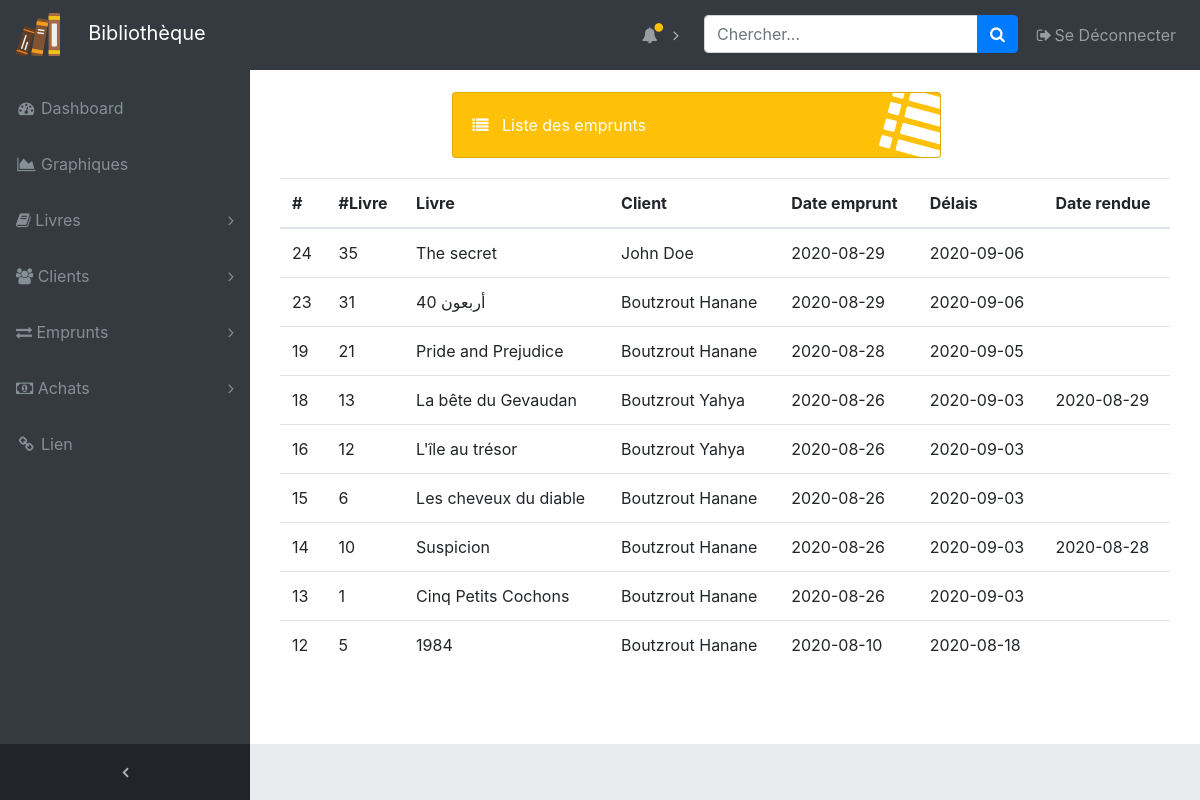
/admin/liste_emprunts.php (signed in), run on an earlier commit of the app's database.
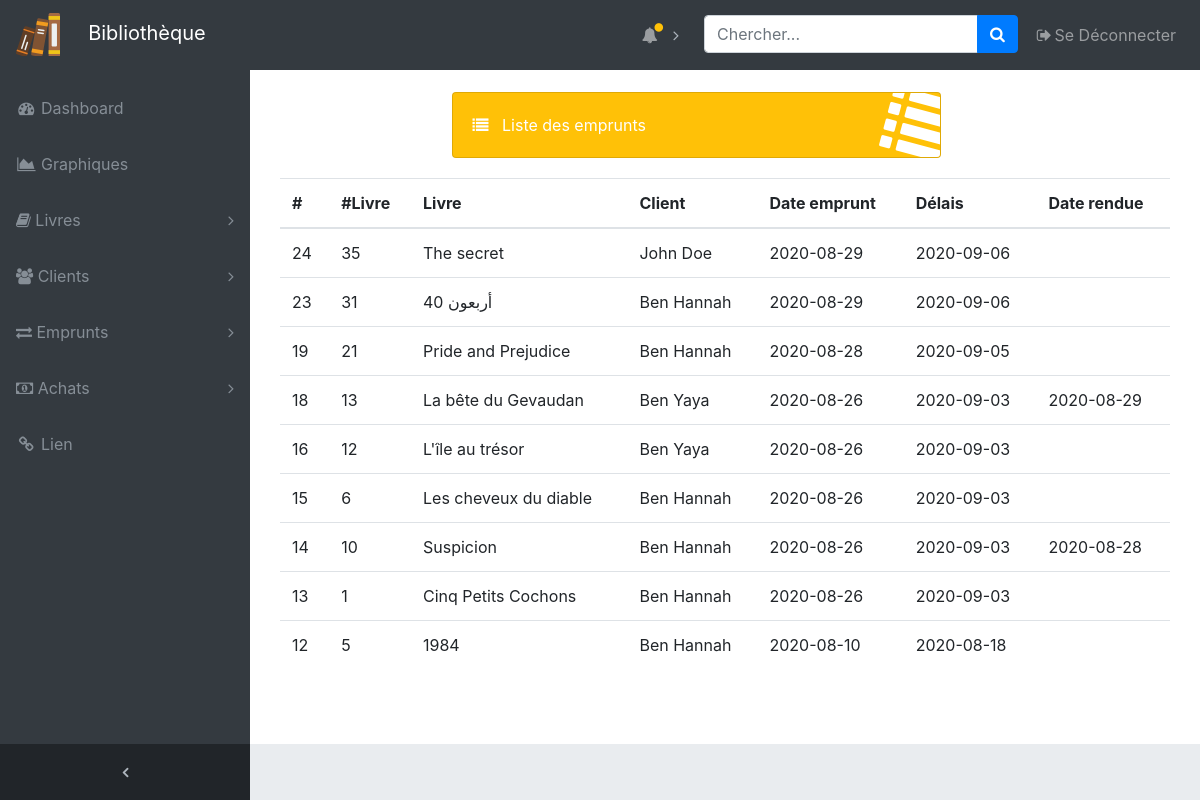
And on a later commit of the database.
### tables this page shows
CREATE TABLE IF NOT EXISTS `emprunt` (
  `emprunt_id` int(10) NOT NULL AUTO_INCREMENT,
  `livre_id` int(10) DEFAULT NULL,
  `client_id` int(10) DEFAULT NULL,
  `date_emp` date DEFAULT NULL,
  `delais_emp` date DEFAULT NULL,
  `date_rendue` date DEFAULT NULL,
  PRIMARY KEY (`emprunt_id`),
  KEY `livre_id` (`livre_id`),
  KEY `client_id` (`client_id`)
);

CREATE TABLE IF NOT EXISTS `client` (
  `client_id` int(10) NOT NULL AUTO_INCREMENT,
  `username` varchar(30) NOT NULL,
  `password` varchar(30) NOT NULL,
  `nom` varchar(30) DEFAULT NULL,
  `prenom` varchar(30) DEFAULT NULL,
  `adresse` varchar(100) DEFAULT NULL,
  `tel` varchar(30) DEFAULT NULL,
  `cin` varchar(8) DEFAULT NULL,
  `date_naissance` varchar(30) DEFAULT NULL,
  `caution` int(10) DEFAULT NULL,
  `nb_emprunts` int(10) DEFAULT NULL,
  `emprunts` int(10) DEFAULT NULL,
  `permission` int(1) DEFAULT NULL,
  PRIMARY KEY (`client_id`),
  UNIQUE KEY `username` (`username`)
);

CREATE TABLE IF NOT EXISTS `livre` (
  `livre_id` int(10) NOT NULL AUTO_INCREMENT,
  `titre` varchar(100) DEFAULT NULL,
  `auteur` varchar(100) DEFAULT NULL,
  `edition` varchar(100) DEFAULT NULL,
  `type` varchar(30) DEFAULT NULL,
  `img` varchar(100) NOT NULL,
  `nb_copies` int(10) NOT NULL,
  PRIMARY KEY (`livre_id`)
);

### admin/liste_emprunts.php (the view, shortened to what this page needs)
<?php
require_once "admin.php";
require_once '../modules/connection.php';
$emprunts = "SELECT * FROM emprunt ORDER BY date_emp DESC ;";
$emprunts = $connect->query($emprunts);
?>
<!DOCTYPE html>
<html>
<head>
  <link rel="stylesheet" type="text/css" href="style.css">
  <link rel="stylesheet" href="https://maxcdn.bootstrapcdn.com/bootstrap/4.5.2/css/bootstrap.min.css">
  <link rel="stylesheet" href="https://cdnjs.cloudflare.com/ajax/libs/font-awesome/4.7.0/css/font-awesome.min.css">
</head>
<body class="fixed-nav sticky-footer bg-dark" id="page-top">
<div class="content-wrapper">
    <div class="container-fluid">
<div class="container nv-liv">
  <div class="col-xl-7 col-sm-6 mb-3">
          <div class="card text-white bg-warning o-hidden h-100">
            <div class="card-body">
              <div class="card-body-icon">
                <i class="fa fa-list"></i>
              </div>
              <div class="mr-5">
              <span class="fa fa-list"></span> &nbsp;
          Liste des emprunts</div>
            </div>
        </div>
    </div>
    <div class="table-responsive">
  <table class="table">
    <thead>
      <tr>
        <th>#</th>
        <th>#Livre</th>
        <th>Livre</th>
        <th>Client</th>
        <th>Date emprunt</th>
        <th>Délais</th>
        <th>Date rendue</th>
      </tr>
    </thead>
    <tbody>
    	<?php
    	if($emprunts->rowCount()) {
            foreach($emprunts->fetchAll() as $emprunt){
              $req = "SELECT * FROM client WHERE client_id = :id";
              $sql = $connect->prepare($req);
              $sql->bindValue(':id', $emprunt['client_id'], PDO::PARAM_STR);
              $sql->execute();
              $row = $sql->fetch();
              $nom = $row['nom'].' '.$row['prenom'];
              $req = "SELECT * FROM livre WHERE livre_id = :id";
              $sql = $connect->prepare($req);
              $sql->bindValue(':id', $emprunt['livre_id'], PDO::PARAM_STR);
              $sql->execute();
              $row = $sql->fetch();
              $titre = $row['titre'];
               ?>
      <tr>
        <td><?php echo $emprunt['emprunt_id'] ?></td>
        <td><?php echo $emprunt['livre_id'] ?></td>
        <td><?php echo $titre ?></td>
        <td><?php echo $nom ?></td>
        <td><?php echo $emprunt['date_emp'] ?></td>
        <td><?php echo $emprunt['delais_emp'] ?></td>
        <td><?php echo $emprunt['date_rendue'] ?></td>
      </tr>
      <?php
  }
}
  ?>
    </tbody>
  </table>
  </div>
</div>
</div>
</div>
</body>
</html>

What changed in the data, as far as the page shows it:
changed through a linked row, emprunt "40 أربعون": client.prenom "Boutzrout Hanane" → "Ben Hannah"
changed through a linked row, emprunt "Pride and Prejudice": client.prenom "Boutzrout Hanane" → "Ben Hannah"
changed through a linked row, emprunt "La bête du Gevaudan": client.prenom "Boutzrout Yahya" → "Ben Yaya"
changed through a linked row, emprunt "L'île au trésor": client.prenom "Boutzrout Yahya" → "Ben Yaya"
changed through a linked row, emprunt "Les cheveux du diable": client.prenom "Boutzrout Hanane" → "Ben Hannah"
changed through a linked row, emprunt "Suspicion": client.prenom "Boutzrout Hanane" → "Ben Hannah"
changed through a linked row, emprunt "Cinq Petits Cochons": client.prenom "Boutzrout Hanane" → "Ben Hannah"
changed through a linked row, emprunt id 12: client.prenom "Boutzrout Hanane" → "Ben Hannah"
